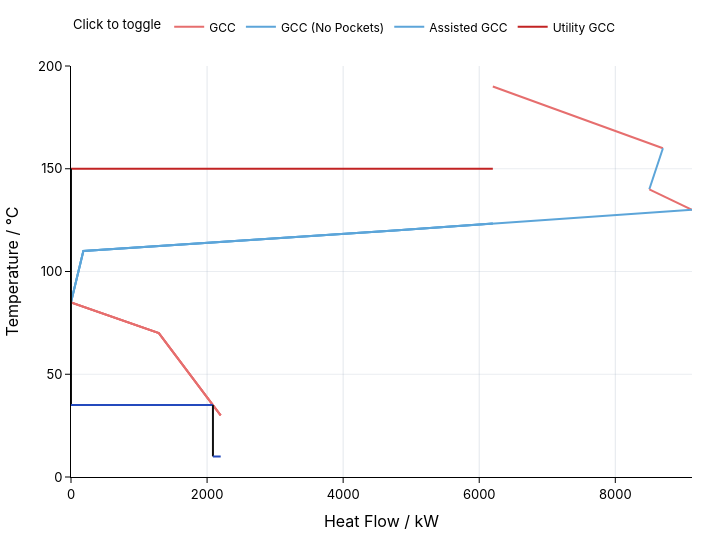

This figure's notebook cell:
### Code cell
baseline.plot.grand_composite_curve(
    zone_name="B",
)

### Figure 1 — Plotly figure (JSON) as saved in the notebook; plotly's stock layout.template omitted (floating-point values rounded to 4 significant figures)
{"data": [{"hovertemplate": "GCC<br>Heat Flow / kW: %{x}<br>Temperature / °C: %{y}<extra></extra>", "legendgroup": "GCC", "line": {"color": "#e66e6e", "width": 2}, "mode": "lines", "name": "GCC", "showlegend": true, "type": "scatter", "x": [6200, 8700], "y": [190, 160]}, {"hovertemplate": "GCC<br>Heat Flow / kW: %{x}<br>Temperature / °C: %{y}<extra></extra>", "legendgroup": "GCC", "line": {"color": "#5ca5d9", "width": 2}, "mode": "lines", "name": "GCC", "showlegend": false, "type": "scatter", "x": [8700, 8500], "y": [160, 140]}, {"hovertemplate": "GCC<br>Heat Flow / kW: %{x}<br>Temperature / °C: %{y}<extra></extra>", "legendgroup": "GCC", "line": {"color": "#e66e6e", "width": 2}, "mode": "lines", "name": "GCC", "showlegend": false, "type": "scatter", "x": [8500, 9127.0], "y": [140, 130]}, {"hovertemplate": "GCC<br>Heat Flow / kW: %{x}<br>Temperature / °C: %{y}<extra></extra>", "legendgroup": "GCC", "line": {"color": "#5ca5d9", "width": 2}, "mode": "lines", "name": "GCC", "showlegend": false, "type": "scatter", "x": [9127.0, 6622.0, 6200, 4755.0, 181.8, 0], "y": [130, 124.3, 123.3, 120, 110, 85]}, {"hovertemplate": "GCC<br>Heat Flow / kW: %{x}<br>Temperature / °C: %{y}<extra></extra>", "legendgroup": "GCC", "line": {"color": "#e66e6e", "width": 2}, "mode": "lines", "name": "GCC", "showlegend": false, "type": "scatter", "x": [0, 1291.0, 2086.0, 2086.0, 2200], "y": [85, 70, 35.01, 35, 30]}, {"hovertemplate": "GCC (No Pockets)<br>Heat Flow / kW: %{x}<br>Temperature / °C: %{y}<extra></extra>", "legendgroup": "GCC (No Pockets)", "line": {"color": "#5ca5d9", "width": 2}, "mode": "lines", "name": "GCC (No Pockets)", "showlegend": true, "type": "scatter", "x": [6200, 4755.0, 181.8, 0], "y": [123.3, 120, 110, 85]}, {"hovertemplate": "GCC (No Pockets)<br>Heat Flow / kW: %{x}<br>Temperature / °C: %{y}<extra></extra>", "legendgroup": "GCC (No Pockets)", "line": {"color": "#e66e6e", "width": 2}, "mode": "lines", "name": "GCC (No Pockets)", "showlegend": false, "type": "scatter", "x": [0, 1291.0, 2086.0, 2086.0, 2200], "y": [85, 70, 35.01, 35, 30]}, {"hovertemplate": "Assisted GCC<br>Heat Flow / kW: %{x}<br>Temperature / °C: %{y}<extra></extra>", "legendgroup": "Assisted GCC", "line": {"color": "#5ca5d9", "width": 2}, "mode": "lines", "name": "Assisted GCC", "showlegend": true, "type": "scatter", "x": [6200, 4755.0, 181.8, 0], "y": [123.3, 120, 110, 85]}, {"hovertemplate": "Assisted GCC<br>Heat Flow / kW: %{x}<br>Temperature / °C: %{y}<extra></extra>", "legendgroup": "Assisted GCC", "line": {"color": "#e66e6e", "width": 2}, "mode": "lines", "name": "Assisted GCC", "showlegend": false, "type": "scatter", "x": [0, 1291.0, 2086.0, 2086.0, 2200], "y": [85, 70, 35.01, 35, 30]}, {"hovertemplate": "Utility GCC<br>Heat Flow / kW: %{x}<br>Temperature / °C: %{y}<extra></extra>", "legendgroup": "Utility GCC", "line": {"color": "#C22323", "width": 2}, "mode": "lines", "name": "Utility GCC", "showlegend": true, "type": "scatter", "x": [6200, 0], "y": [150, 150.0]}, {"hovertemplate": "Utility GCC<br>Heat Flow / kW: %{x}<br>Temperature / °C: %{y}<extra></extra>", "legendgroup": "Utility GCC", "line": {"color": "#111111", "width": 2}, "mode": "lines", "name": "Utility GCC", "showlegend": false, "type": "scatter", "x": [0, 0], "y": [150.0, 35.01]}, {"hovertemplate": "Utility GCC<br>Heat Flow / kW: %{x}<br>Temperature / °C: %{y}<extra></extra>", "legendgroup": "Utility GCC", "line": {"color": "#244abd", "width": 2}, "mode": "lines", "name": "Utility GCC", "showlegend": false, "type": "scatter", "x": [0, 2086.0], "y": [35.01, 35]}, {"hovertemplate": "Utility GCC<br>Heat Flow / kW: %{x}<br>Temperature / °C: %{y}<extra></extra>", "legendgroup": "Utility GCC", "line": {"color": "#111111", "width": 2}, "mode": "lines", "name": "Utility GCC", "showlegend": false, "type": "scatter", "x": [2086.0, 2086.0], "y": [35, 10.01]}, {"hovertemplate": "Utility GCC<br>Heat Flow / kW: %{x}<br>Temperature / °C: %{y}<extra></extra>", "legendgroup": "Utility GCC", "line": {"color": "#244abd", "width": 2}, "mode": "lines", "name": "Utility GCC", "showlegend": false, "type": "scatter", "x": [2086.0, 2200], "y": [10.01, 10]}], "layout": {"autosize": false, "font": {"color": "#000000", "family": "IBM Plex Sans, Inter, system-ui, sans-serif", "size": 13}, "height": 540, "hoverlabel": {"bgcolor": "#ffffff", "font": {"color": "#000000"}}, "hovermode": "closest", "legend": {"font": {"color": "#000000", "size": 12}, "orientation": "h", "title": {"font": {"color": "#000000", "size": 13}, "text": "Click to toggle"}, "y": 1.06, "yanchor": "bottom"}, "margin": {"b": 48, "l": 50, "r": 28, "t": 64}, "paper_bgcolor": "#ffffff", "plot_bgcolor": "#ffffff", "width": 720, "xaxis": {"gridcolor": "rgba(148, 163, 184, 0.25)", "linecolor": "#000000", "rangemode": "tozero", "showgrid": true, "showline": true, "tickcolor": "#000000", "tickfont": {"color": "#000000"}, "ticks": "outside", "title": {"font": {"color": "#000000"}, "text": "Heat Flow / kW"}, "zeroline": true, "zerolinecolor": "rgba(15, 23, 42, 0.8)", "zerolinewidth": 1.25}, "yaxis": {"gridcolor": "rgba(148, 163, 184, 0.2)", "linecolor": "#000000", "rangemode": "tozero", "showgrid": true, "showline": true, "tickcolor": "#000000", "tickfont": {"color": "#000000"}, "ticks": "outside", "title": {"font": {"color": "#000000"}, "text": "Temperature / °C"}, "zeroline": true, "zerolinecolor": "rgba(15, 23, 42, 0.8)", "zerolinewidth": 1.25}}}
